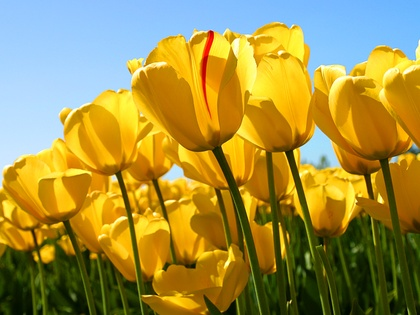
%> input picture 07_histogram_equalization/tulips.jpg, 420 x 315 px, shrunk from 1024 x 768 before the run
$ octave script.m   (GNU Octave 9; MATLAB toolbox functions it lacks are replaced by stand-ins)
%> lines starting %> are read from the running program, lines starting %| are printed output that depends on the picture
### 07_histogram_equalization/get_histogram.m
function [ frequencies ] = get_histogram( image )
  % get_histogram Function that generates a vector that represents the histogram for an image
  [rows, cols, rgb] = size(image);
  frequencies = zeros(1, 256);

  for i = 1:rows
    for j = 1:cols
      index = image(i, j) + 1;
      frequencies(index) = frequencies(index) + 1;
    end
  end
end

### 07_histogram_equalization/script.m
image = rgb2gray(imread('tulips.jpg'));
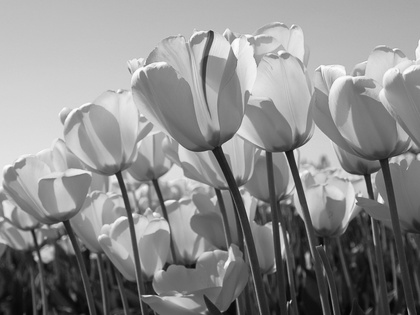
%> image: size 315x420 uint8; min 4, max 254, mean 140

[row col] = size(image);
%> row = 315; col = 420
histogram = get_histogram(image);
%> after the loop in get_histogram, `for i = 1:rows`: frequencies = 256 values, max 1547 at index 191, min 0 at index 1, mean 516.8
%> histogram has the same summary as frequencies in get_histogram
total_pixels = row * col;
%> total_pixels = 132300
accummulative = zeros(1, 256);
probability = zeros(1, 256);
equalizer = zeros(1, 256);

equalized_image = zeros(row, col);

for i = 1:256
	probability(i) = histogram(i) / total_pixels;
end
%> after the loop, probability = 256 values, max 0.0117 at index 191, min 0 at index 1, mean 0.00391

accummulative(1) = probability(1);
for i = 2:256
	accummulative(i) = accummulative(i - 1) + probability(i);
end
%> after the loop, accummulative = 256 values from 0 to 1

equalizer = accummulative * 255;
%> equalizer = 256 values from 0 to 255

for i = 1:row
	for j = 1:col
		pixel = image(i, j);
		equalized_image(i, j) = equalizer(pixel + 1);
	end
end
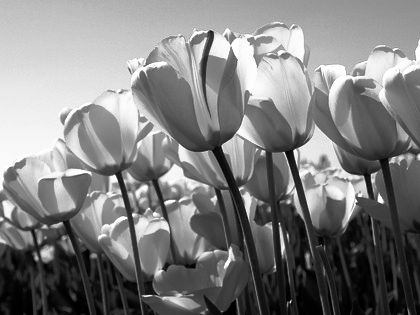
%> equalized_image: size 315x420 double; min 0.00578, max 255, mean 128.2

equalized_image = uint8(equalized_image);
%> equalized_image: size 315x420 uint8

figure(1)
subplot(2,2,1), imshow(image)
subplot(2,2,2), imshow(equalized_image)
subplot(2,2,3), bar(histogram)
subplot(2,2,4), bar(get_histogram(equalized_image))
%> after `bar(get_histogram(equalized_image))`:
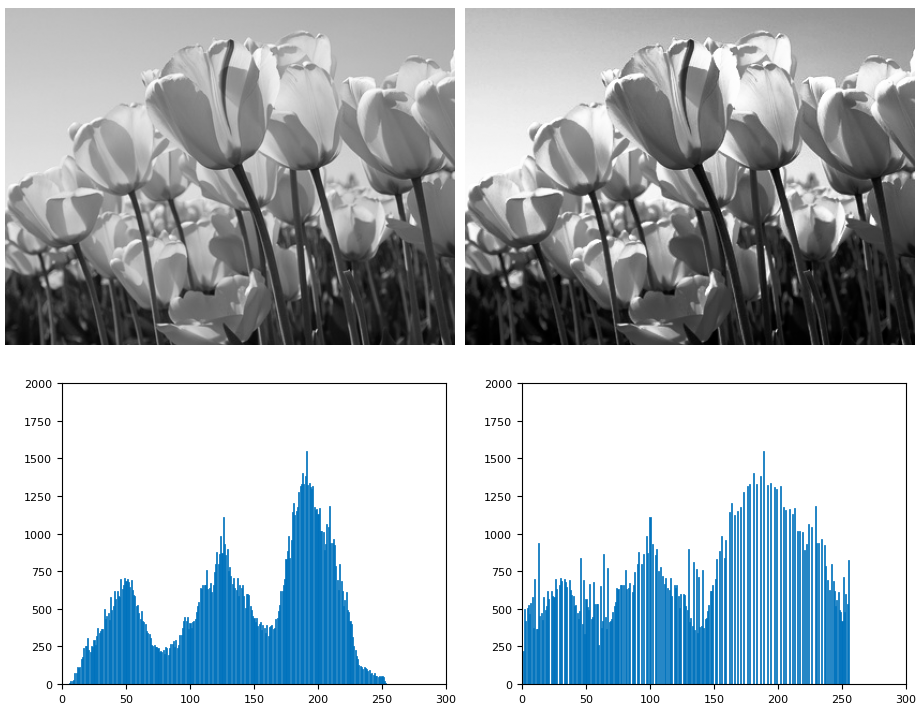
%> figure redrawn from the program's plot data, 4 panels
